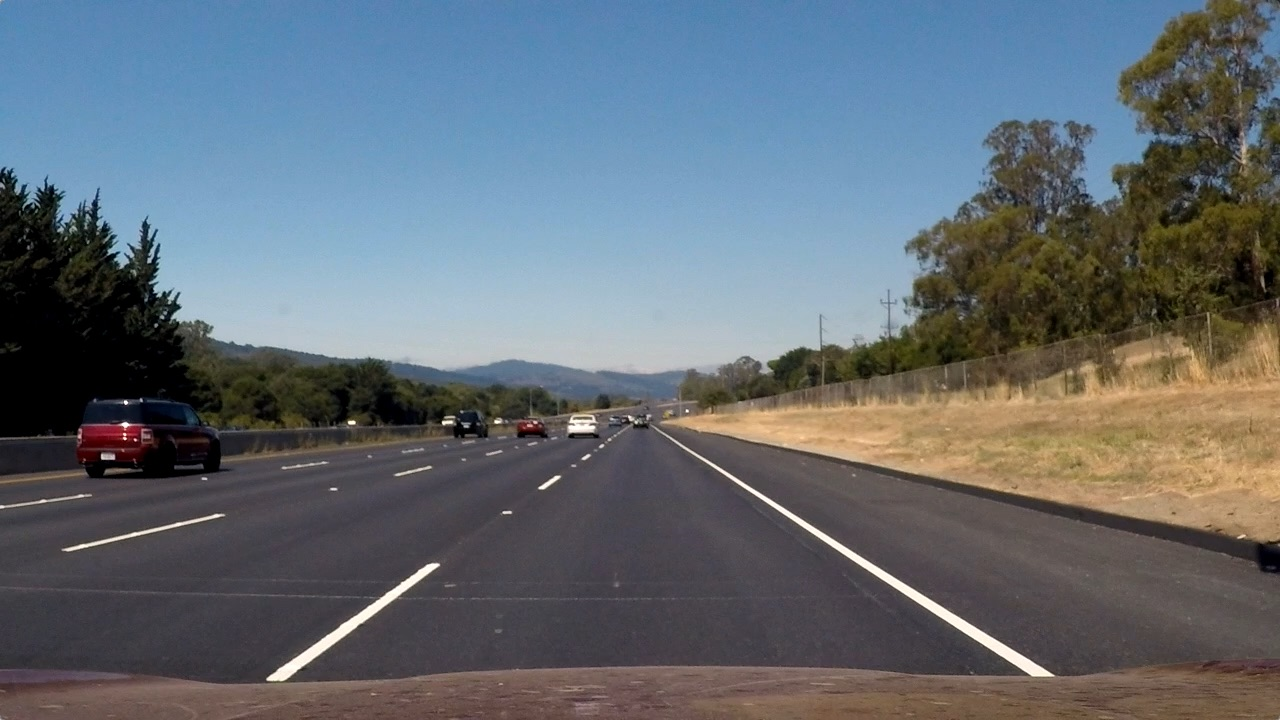
#> input picture test.jpg, 1280 x 720 px
$ jupyter execute canny_edge_with_hough_transform.ipynb
#> lines starting #> are read from the running program, lines starting #| are printed output that depends on the picture
### CANNY EDGE DETECTION

Change in the pixel densities in an image leads to identification of dark ,gray and extreme "white" edges which can further be thinned out using canny edge detection.

edges_image = cv2.Canny(gray_image,low_threshold, high_threshold)

[cell 1]
import matplotlib.pyplot as plt
import matplotlib.image as mpimg
import numpy as np

main_image=mpimg.imread('test.jpg')
#> main_image is the input picture: shape (720, 1280, 3); mean R, G, B 99.4, 107.7, 115.1
plt.imshow(main_image)

[cell 2]
import cv2
gray_image=cv2.cvtColor(main_image,cv2.COLOR_RGB2GRAY)
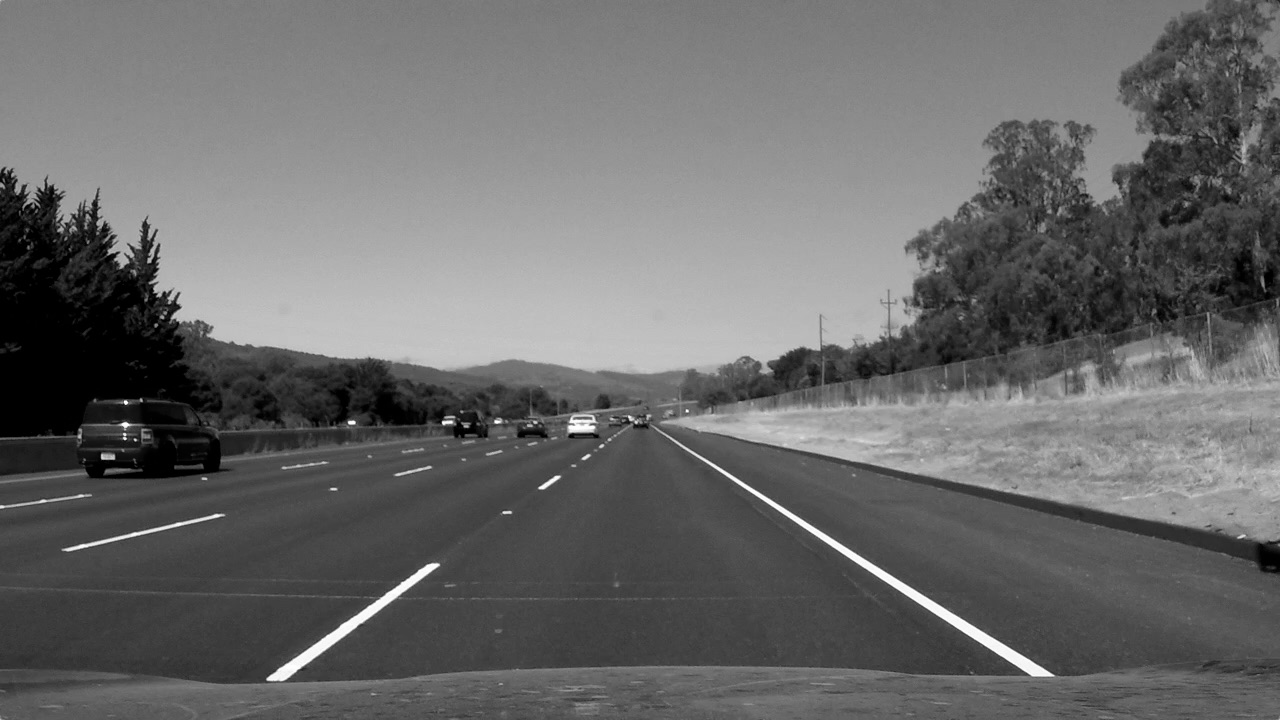
#> gray_image: shape (720, 1280); min 0, max 254, mean 106
plt.imshow(gray_image,cmap='gray')

[cell 3]
#Applying Canny detection - cv2.Canny(gray,low_threshold, high_threshold)

#Alogithm will first detect strong edge pixels above high_threshold and reject pixels below low threshold
#Next , the pixel values between low_threshold and high_threshold will be included as long as
#they are connected to strong ones

#Output: Binary image with white pixels tracing out detected edges and black everywhere else


#applying Guassian blurring with kernel_size=3
kernel_size = 9    #any odd number (3,5,7...)
blur_gray = cv2.GaussianBlur(gray_image,(kernel_size, kernel_size), 0)

low_threshold = 10
high_threshold = 100
edges = cv2.Canny(blur_gray, low_threshold, high_threshold)
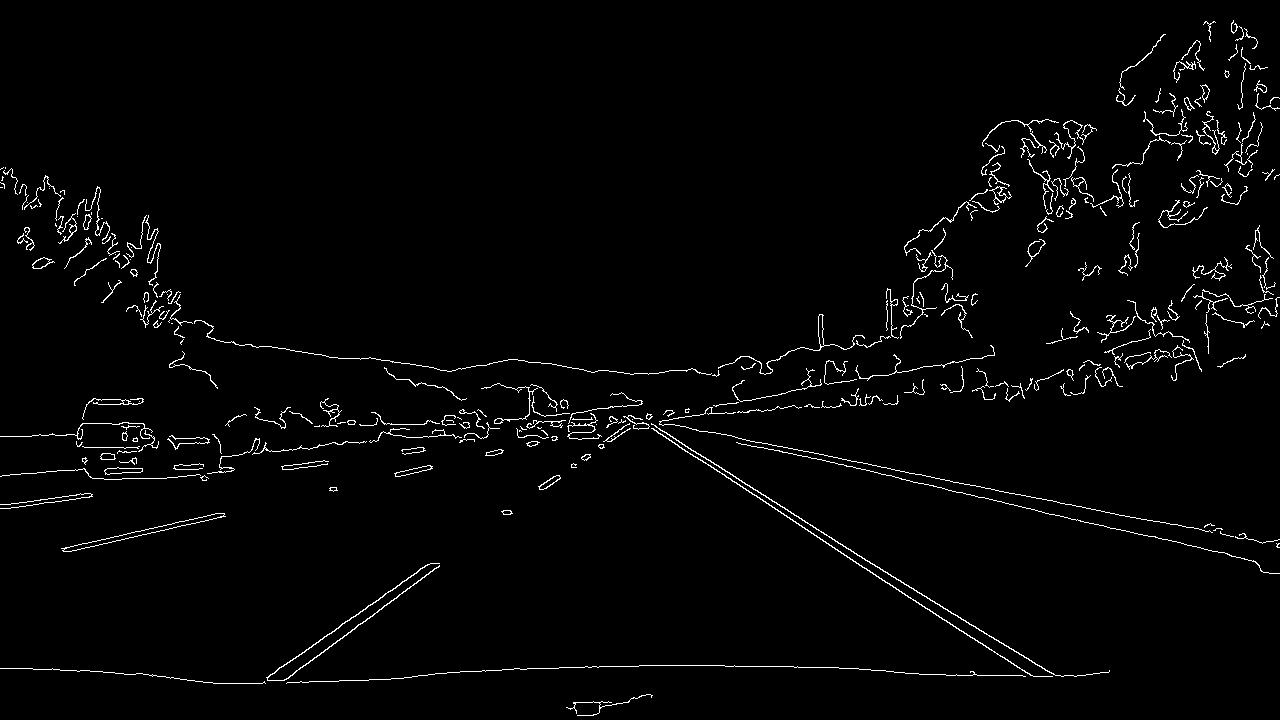
#> edges: shape (720, 1280); 2.1% white in thin lines or dots

[cell 4]
# Display the image
plt.imshow(edges, cmap='Greys_r')

### HOUGH TRANSFORM

In hough Space or parameter space the X & Y cordinates are represented by (M,B).The Hough Transform is just the conversion from image space to Hough space

[cell 5]
#Define Hough space parameters
rho = 1
theta = np.pi/180
threshold = 1
min_line_length = 10
max_line_gap = 1
line_image = np.copy(main_image)*0 #creating a blank to draw lines on
#> line_image: shape (720, 1280, 3); every value is 0

# Run Hough on edge detected image
lines = cv2.HoughLinesP(edges, rho, theta, threshold, np.array([]),
                            min_line_length, max_line_gap)
#> lines = 149 rows, first 6: [950, 624, 1033, 676], [121, 539, 168, 529], [314, 644, 428, 564], [672, 370, 687, 370], [1029, 660, 1047, 670], [233, 418, 245, 414]

[cell 6]
# Iterate over the output "lines" and draw lines on the blank
for line in lines:
    for x1,y1,x2,y2 in line:
        cv2.line(line_image,(x1,y1),(x2,y2),(255,0,0),10)
#> this loop made 149 passes
#> line on passes 1 to 12: [[950, 624, 1033, 676]], [[121, 539, 168, 529]], [[314, 644, 428, 564]], [[672, 370, 687, 370]], [[1029, 660, 1047, 670]], [[233, 418, 245, 414]], [[718, 433, 741, 438]], [[115, 479, 127, 478]], [[1047, 378, 1058, 372]], [[922, 475, 952, 481]], [[128, 423, 143, 423]], [[818, 327, 818, 316]]
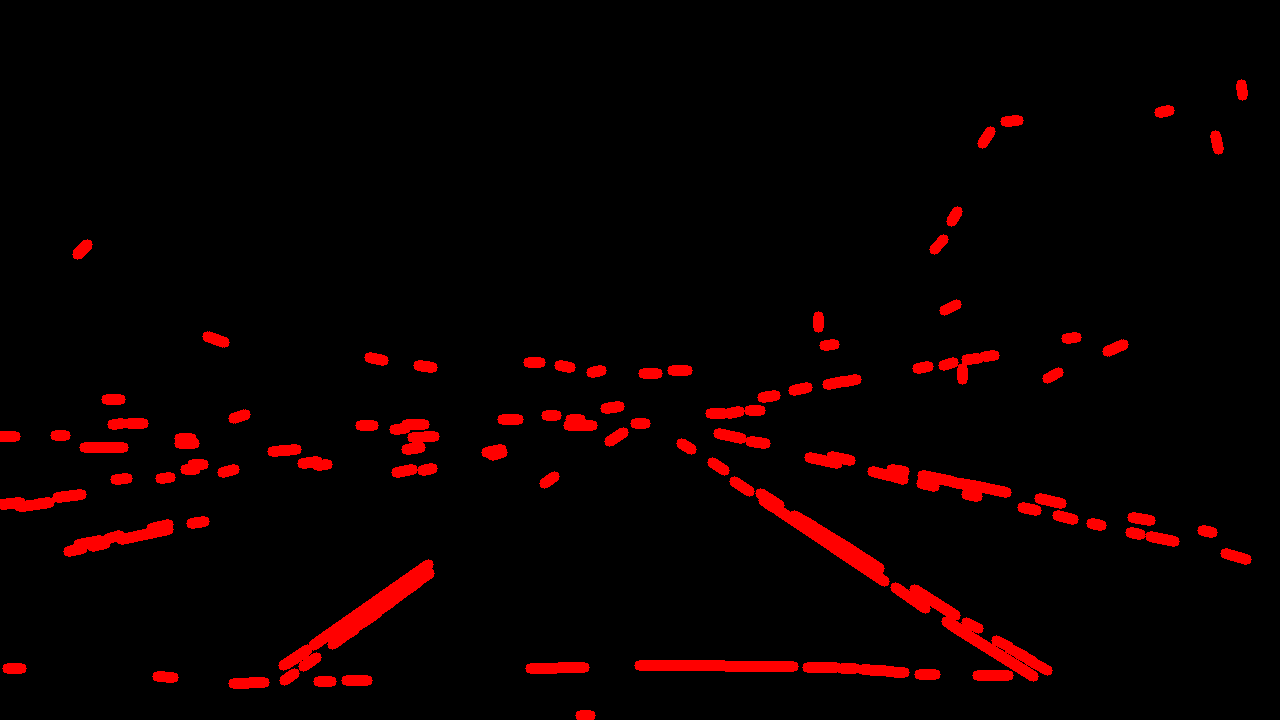
#> line_image: shape (720, 1280, 3); mean R, G, B 10.9, 0, 0

# Create a "color" binary image to combine with line image
color_edges = np.dstack((edges, edges, edges))
#> color_edges: shape (720, 1280, 3); 2.1% white in thin lines or dots

# Draw the lines on the edge image
combo = cv2.addWeighted(color_edges, 0.8, line_image, 1, 0)
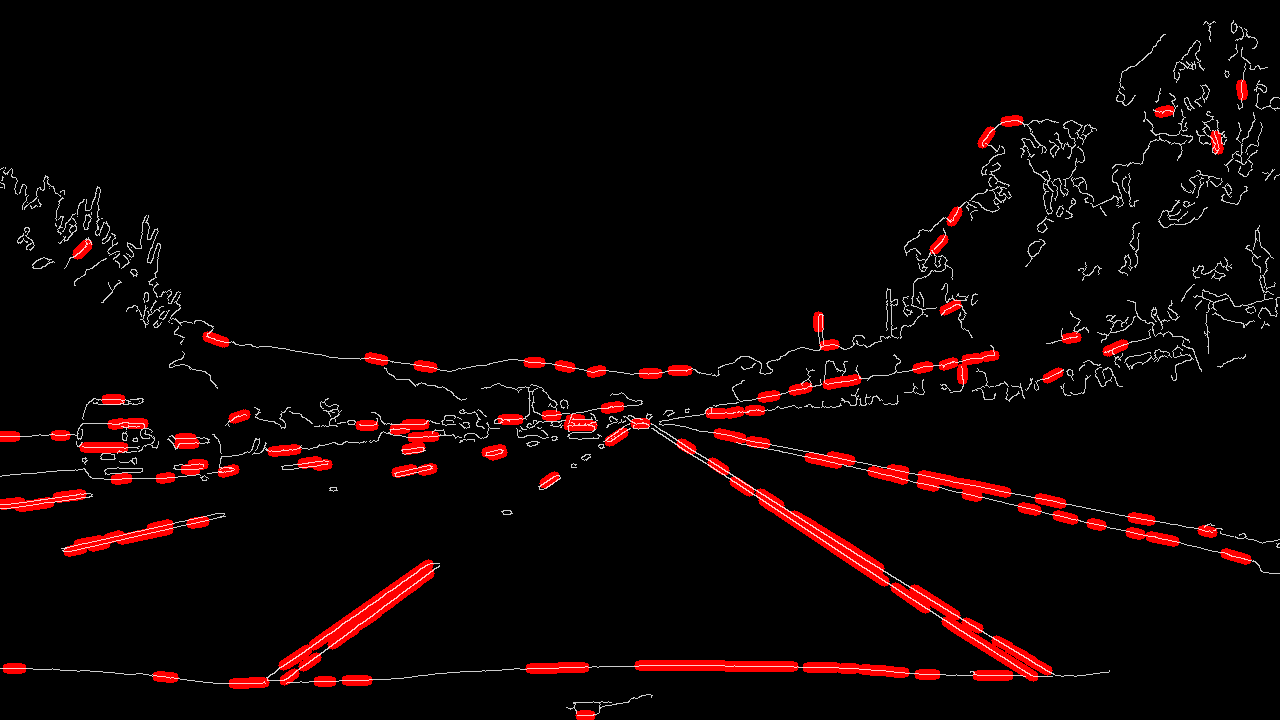
#> combo: shape (720, 1280, 3); mean of channels 0, 1, 2 14, 4.3, 4.3; drawn as R, G, B
plt.imshow(combo)
